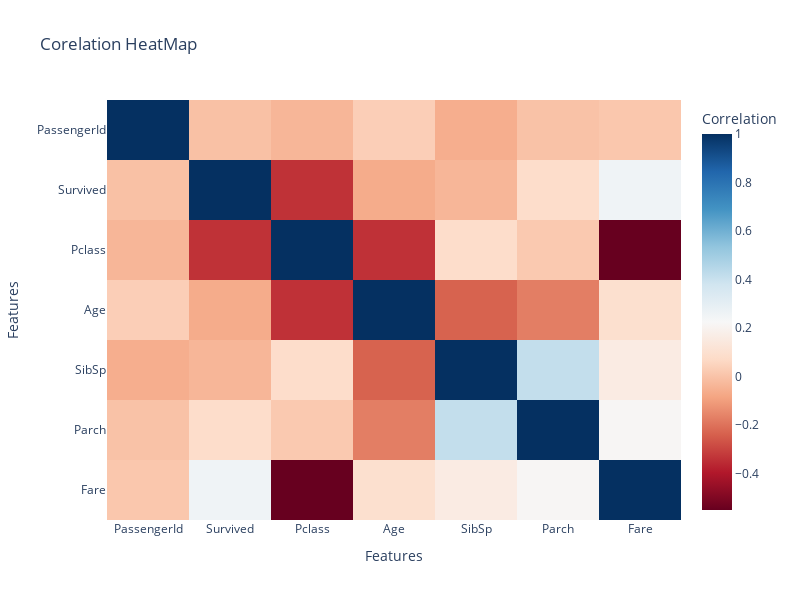

Notebook code for this chart:
### Code cell
numeric_data=data.select_dtypes(include=[np.number])
corr=numeric_data.corr()
fig = go.Figure(data=go.Heatmap(
    z=corr.values,
    x=corr.columns,
    y=corr.index,
    colorscale='RdBu',
    colorbar=dict(
        title='Correlation'  # Specify the title for the colorbar
    )
))
fig.update_layout(title="Corelation HeatMap",width=800,height=600,xaxis_title="Features",yaxis_title="Features",yaxis_autorange='reversed')
fig.show()

### Figure 1 — Plotly figure (JSON) as saved in the notebook; plotly's stock layout.template omitted (floating-point values rounded to 4 significant figures)
{"data": [{"colorbar": {"title": {"text": "Correlation"}}, "colorscale": [[0, "rgb(103,0,31)"], [0.1, "rgb(178,24,43)"], [0.2, "rgb(214,96,77)"], [0.3, "rgb(244,165,130)"], [0.4, "rgb(253,219,199)"], [0.5, "rgb(247,247,247)"], [0.6, "rgb(209,229,240)"], [0.7, "rgb(146,197,222)"], [0.8, "rgb(67,147,195)"], [0.9, "rgb(33,102,172)"], [1, "rgb(5,48,97)"]], "type": "heatmap", "x": ["PassengerId", "Survived", "Pclass", "Age", "SibSp", "Parch", "Fare"], "y": ["PassengerId", "Survived", "Pclass", "Age", "SibSp", "Parch", "Fare"], "z": [[1, -0.005007, -0.03514, 0.03421, -0.05753, -0.001652, 0.01266], [-0.005007, 1, -0.3385, -0.06491, -0.03532, 0.08163, 0.2573], [-0.03514, -0.3385, 1, -0.3399, 0.08308, 0.01844, -0.5495], [0.03421, -0.06491, -0.3399, 1, -0.2333, -0.1725, 0.09669], [-0.05753, -0.03532, 0.08308, -0.2333, 1, 0.4148, 0.1597], [-0.001652, 0.08163, 0.01844, -0.1725, 0.4148, 1, 0.2162], [0.01266, 0.2573, -0.5495, 0.09669, 0.1597, 0.2162, 1]]}], "layout": {"height": 600, "title": {"text": "Corelation HeatMap"}, "width": 800, "xaxis": {"autorange": true, "range": [-0.5, 6.5], "title": {"text": "Features"}, "type": "category"}, "yaxis": {"autorange": true, "range": [6.5, -0.5], "title": {"text": "Features"}, "type": "category"}}}
